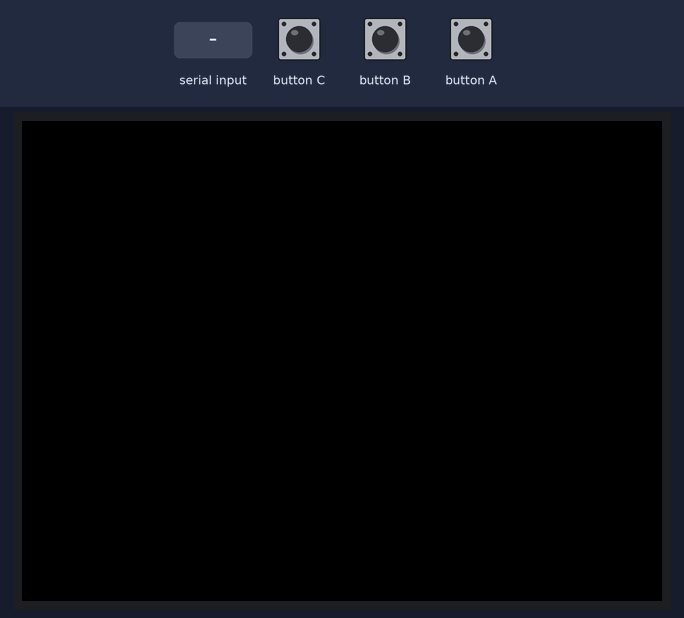
Simulated run of this sketch. Board: ESP32. On the bench: 320×240 colour display. Inputs (shaded band) come from the test bench. What the sketch prints to the serial monitor is not drawn.

Above: at 1.3 s.
1.4 s: "1" received over Serial
At 2.6 s:
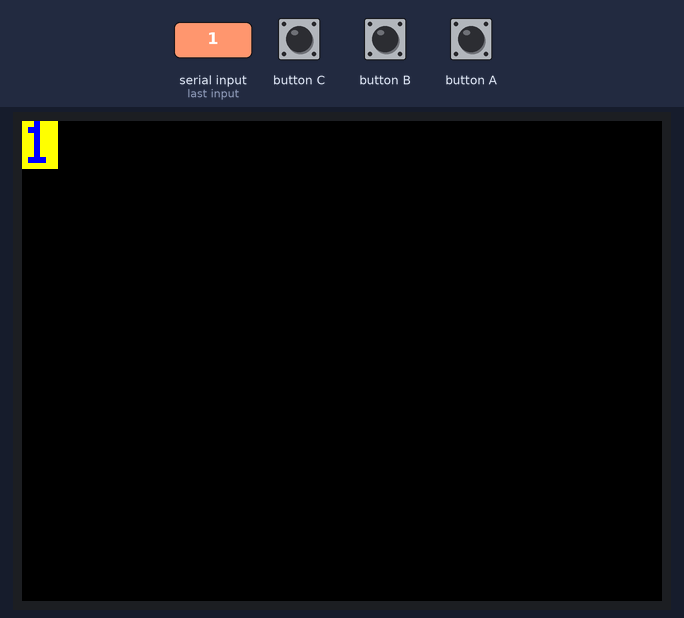
2.9 s: "0" received over Serial
At 3.8 s:
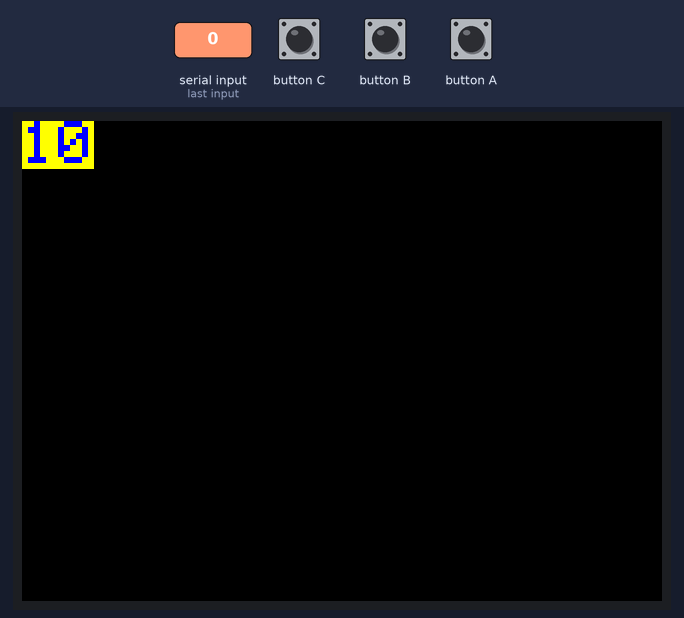
Timing chart, 0 to 5.9 s (numbered marks = the images above; inputs shaded):
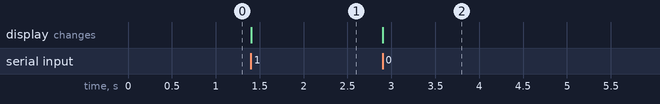

Measured:
- after the input at 1.4 s, the display: changes at once (image 1)
- after the input at 2.9 s, the display: changes at once (image 2)

The sketch:

lab3_3.ino
```cpp
#include <M5Unified.h>
void setup() {
  M5.begin();
  M5.Display.setTextSize(3);
  M5.Display.setTextColor(TFT_BLUE, TFT_YELLOW);
  Serial.begin(115200);
  Serial.println("Lab 3 – Task 3");
}
void loop() {
  M5.update();
  if (Serial.available() > 0) {    // check if data is waiting
    int readByte = Serial.read();  // read one byte
    Serial.print('[');
    Serial.print((char)readByte);  // print ASCII value (integer)
    Serial.print(' ');
    Serial.print(readByte, HEX);  // print ASCII value in HEX
    Serial.println(']');
    M5.Display.print((char)readByte);
    }
}
```
